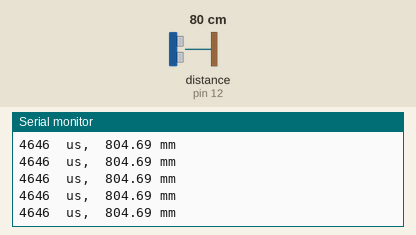
This sketch was run on a simulated Arduino Uno, built with avr-gcc and run on an emulated ATmega328P. Shown: the last lines printed to the serial monitor. Wiring (inferred from the names in the program): ultrasonic range finder: trigger pin 11; echo pin 12. The test bench sets the inputs (shaded band); at power-on: distance to the obstacle (sensor on pin 12) 80 cm. The echo pulse lasts 58.3 µs per cm.

Above: at 1.2 s.
1.3 s: distance to the obstacle (sensor on pin 12) set to 250 cm
At 1.5 s:
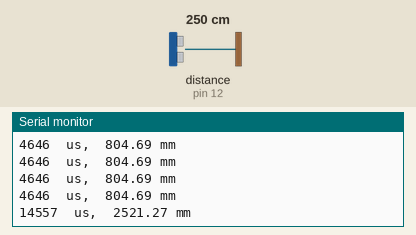
4.3 s: distance to the obstacle (sensor on pin 12) set to 2 cm
At 4.39 s:
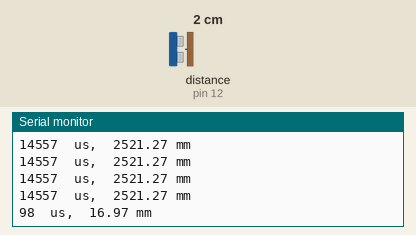
5.8 s: distance to the obstacle (sensor on pin 12) set to 299 cm
At 5.82 s:
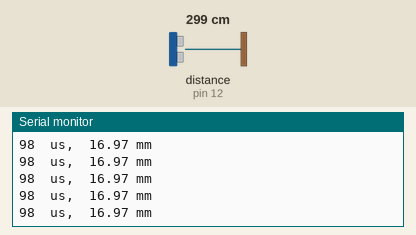
8.8 s: distance to the obstacle (sensor on pin 12) set to 35 cm
At 8.9 s:
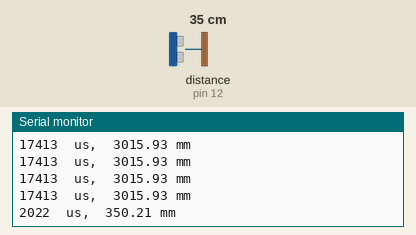
Timing chart, 0 to 11.8 s (numbered marks = the images above; inputs shaded):
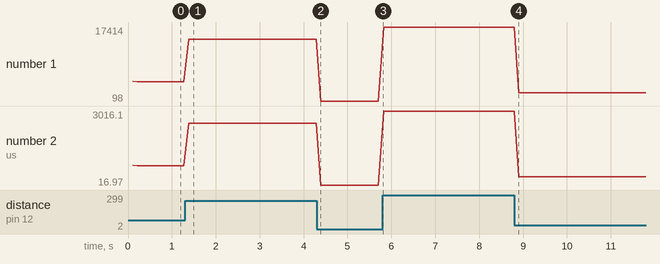

The sketch:

sonardemop1integrated14.ino
```cpp
//fv +5V trig echo gnd gnd
//echo = 12
//trig = 11
int i;
int echo = 12;
int trig = 11;
int gnd1 = 13;
int vcc1 = 10;
int ewan = 9;
int cnt = 1;
float f;
int to = 25000; //max time

void setup() {
  Serial.begin(9600);
  Serial.println("starting...");
  pinMode(9,INPUT);//to connect to gnd
  pinMode(vcc1,OUTPUT);  //to connect to Vcc
  pinMode(echo, INPUT);
  pinMode(trig, OUTPUT);
  pinMode(gnd1, OUTPUT);
  digitalWrite(vcc1,HIGH); //to set to 5V, sonar VCC pin
  digitalWrite(gnd1,LOW); //to ground sonar gnd pin
  digitalWrite(trig,0); //init trig = 0
}

void loop() {
  digitalWrite(trig,0);
  delay(100);
  digitalWrite(trig,HIGH);
  delayMicroseconds(10);
  digitalWrite(trig,LOW);
  cnt = pulseIn(echo,1,to); //measures t in us
  f= (cnt/2000.0)*346.4; //distance in mm at temp =25C


  //if (cnt > 0) {
  Serial.print(cnt);
  Serial.print("  us,  ");
  Serial.print(f);
  Serial.println(" mm     ");

  //}

}
```

Measured:
- after the input at 1.3 s, the serial monitor: prints a new line after 0.09 s (image 1)
- after the input at 4.3 s, the serial monitor: prints a new line after 0.09 s (image 2)
- after the input at 8.8 s, the serial monitor: prints a new line after 0.10 s (image 4)
- plotted number 1: 4646 → 14557 after the input at 1.3 s, 14557 → 98 after the input at 4.3 s, 98 → 17413 after the input at 5.8 s, 17413 → 2022 after the input at 8.8 s
- plotted number 2: 804.69 → 2521.27 after the input at 1.3 s, 2521.27 → 16.97 after the input at 4.3 s, 16.97 → 3015.93 after the input at 5.8 s, 3015.93 → 350.21 after the input at 8.8 s
